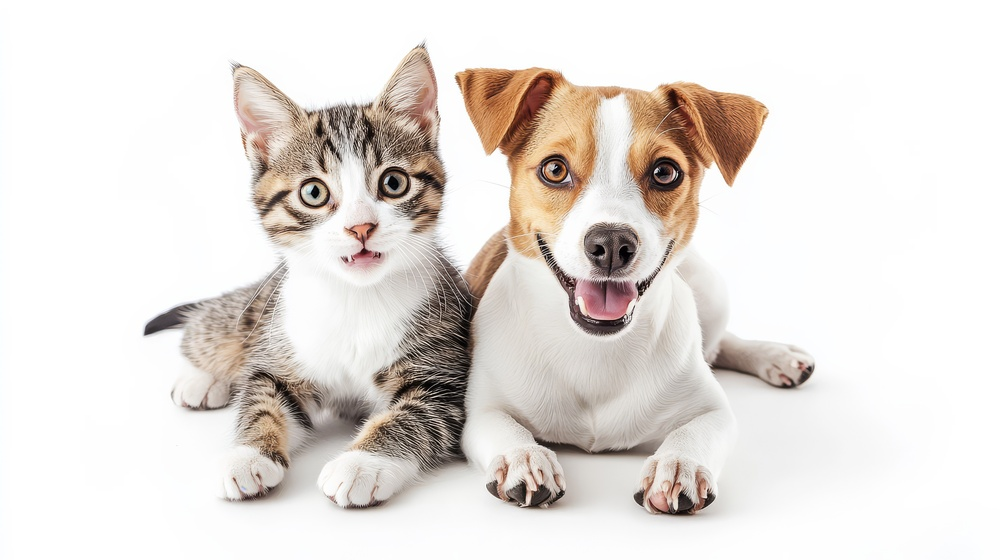
#> input picture OpenCV/images/main.jpg, 1000 x 560 px, shrunk from 5824 x 3264 before the run
$ jupyter execute --allow-errors objectDetection.ipynb
#> lines starting #> are read from the running program, lines starting #| are printed output that depends on the picture; after the words box and inside, x2 and y2 are one past the last pixel; in counts of white or black regions, pixels touching at a corner belong together
### Object detection using template matching

[cell 1]
import cv2 as cv

main_image = cv.imread("./images/main.jpg")
#> main_image is the input picture: shape (560, 1000, 3); mean B, G, R 219.1, 223.4, 229.2
# print(main_image.shape)
gray_image = cv.cvtColor(main_image, cv.COLOR_BGR2GRAY)
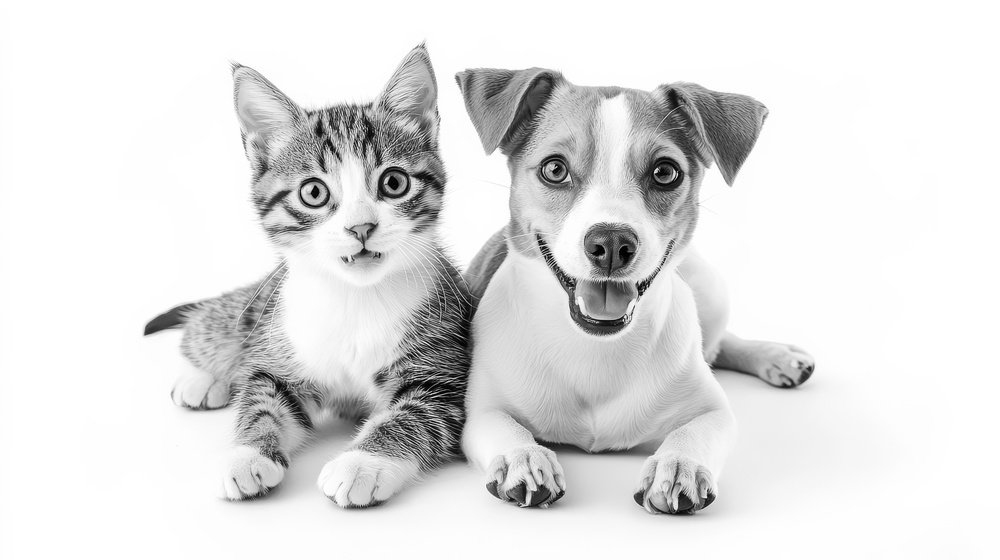
#> gray_image: shape (560, 1000); min 0, max 255, mean 224.6
detect_image = cv.imread("./images/g.jpg", 0)
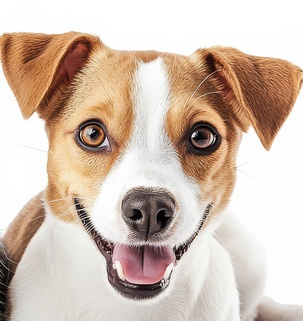
#> input picture OpenCV/images/g.jpg, 303 x 321 px, shrunk from 1765 x 1869 before the run
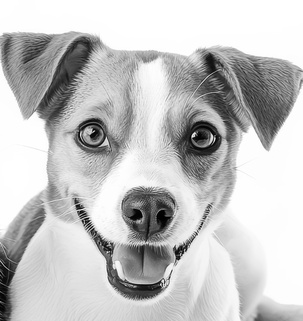
#> detect_image: shape (321, 303); min 0, max 255, mean 195.9
# cv.imshow("Main Image", main_image)
# cv.imshow("gray_image", gray_image)
# cv.imshow("detect_image", detect_image)

height, width = detect_image.shape
#> height = 321; width = 303

result = cv.matchTemplate(gray_image, detect_image, cv.TM_CCOEFF_NORMED)
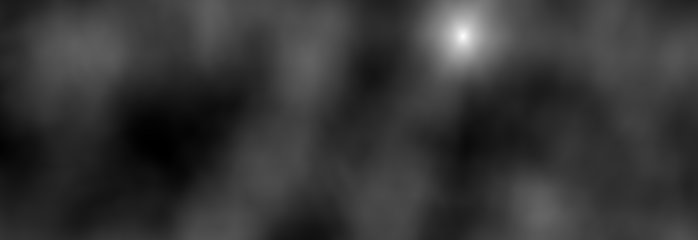
#> result: shape (240, 698) float32; min -0.234, max 0.986, mean 0.0258; drawn with min black and max white
# result = cv.matchTemplate(gray_image, detect_image, cv.TM_SQDIFF)

min_val, max_val, min_cro, max_cro = cv.minMaxLoc(result)
#> min_val = -0.234; max_val = 0.986; min_cro = (164, 153); max_cro = (462, 36)

left = max_cro[0]
#> left = 462
top = max_cro[1]
#> top = 36
# left = min_cro[0] #cv.TM_SQDIFF
# top = min_cro[1] #cv.TM_SQDIFF

print(f"Y from top {top}, X from left {left}")
#| Y from top 36, X from left 462
print(f"Y end from top {top + height}, X end from left {left + width}")
#| Y end from top 357, X end from left 765

cv.rectangle(main_image, (left, top), (left + width, top+height), (0,0,255), 0)
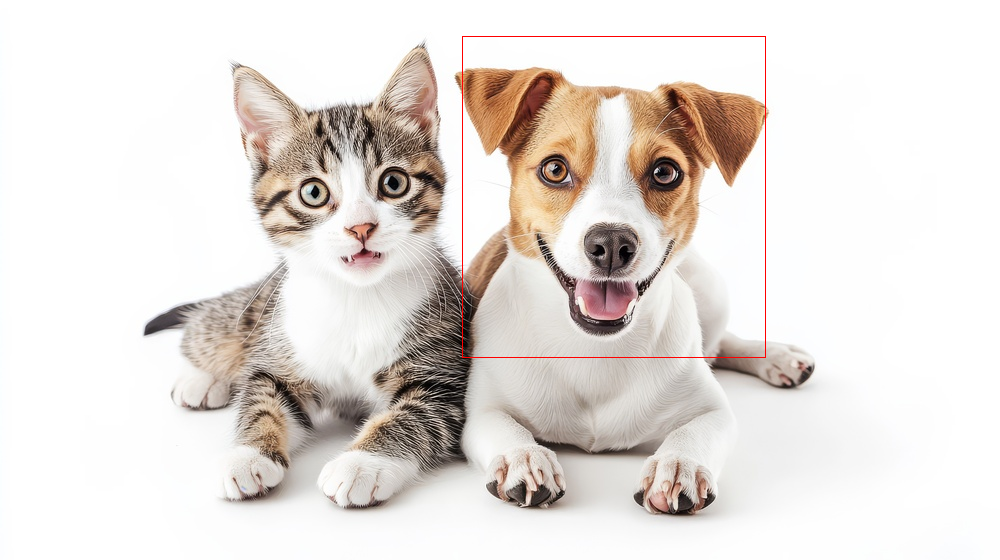
#> main_image: shape (560, 1000, 3); 0.22% of pixels changed, all inside (x1, y1, x2, y2) = (462, 36, 766, 358)
#> (key q is pressed here)
cv.imshow("Main Image", main_image)
cv.imshow("Main Image", main_image)

# print(result)
#> (the rest of this cell did not finish here and is left out)
